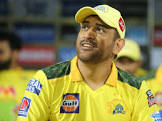
#> input picture Face Detection/OpenCV_Builtin_Recognizer/images/Dhoni/image_11.png, 162 x 121 px; its folder holds only this picture in this run
$ python train_faces.py
#> lines starting #> are read from the running program, lines starting #| are printed output that depends on the picture
import os
from pyexpat import features
import cv2
import numpy as np


def create_training_set():
    folders = [folder for folder in os.listdir('images')]
    haar_cascade = cv2.CascadeClassifier('haar_face.xml')
    features, labels = [],[]

    for folder in folders:
        path = os.path.join('images',folder)
        label = folders.index(folder)
        for img in os.listdir(path):
            img_path = os.path.join(path,img)
            img_array = cv2.imread(img_path)
#> img_array is the input picture: shape (121, 162, 3); mean B, G, R 74.1, 130.7, 136.6
            gray = cv2.cvtColor(img_array,cv2.COLOR_BGR2GRAY)
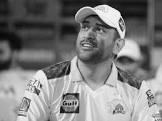
#> gray: shape (121, 162); min 0, max 254, mean 126
            faces_rect = haar_cascade.detectMultiScale(gray,scaleFactor=1.1,minNeighbors=4)
#> faces_rect = ()

            for (x,y,w,h) in faces_rect:
                faces_region_of_interest = gray[y:y+h,x:x+w]
                features.append(faces_region_of_interest)
                labels.append(label)
#> this loop made 0 passes
#> after the loop, features = []; labels = []
#> pass 2 of the loop in create_training_set, `for folder in folders:`:
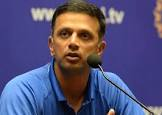
#> input picture Face Detection/OpenCV_Builtin_Recognizer/images/Dravid/image_10.png, 162 x 115 px
#> in create_training_set, img_array is the input picture: shape (115, 162, 3); mean B, G, R 119.8, 81.5, 84.6
#> in create_training_set, `gray = cv2.cvtColor(img_array,cv2.COLOR_BGR2GRAY)`:
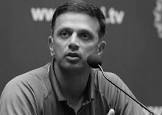
#> gray: shape (115, 162); min 1, max 249, mean 86.8
#> faces_rect = [[45, 12, 59, 59]]
#> the loop in create_training_set, `for (x,y,w,h) in faces_rect:` made 1 pass
#> pass 1, in create_training_set, `faces_region_of_interest = gray[y:y+h,x:x+w]`:
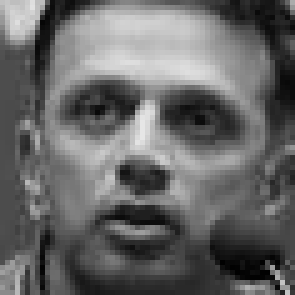
#> faces_region_of_interest: shape (59, 59) (shown 5 times larger); min 1, max 230, mean 102.7
#> after the loop in create_training_set, `for (x,y,w,h) in faces_rect:`: features = 1 item; labels = [1]
    return features,labels

features,labels = create_training_set()
#> features = 1 item; labels = [1]
features = np.array(features,dtype=object)
labels = np.array(labels)

face_recognizer = cv2.face.LBPHFaceRecognizer_create()
#> (the run stopped early here; a loop or call above may not have finished)
